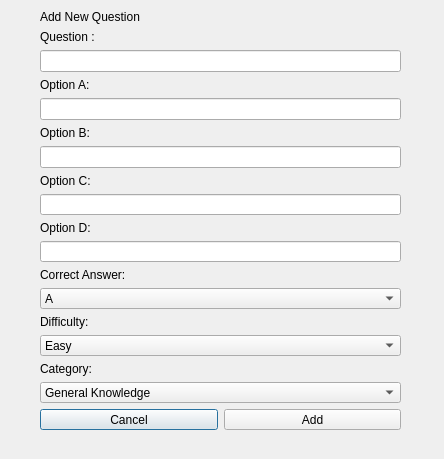
<?xml version="1.0" encoding="UTF-8"?>
<ui version="4.0">
 <class>AddQuestionDialog</class>
 <widget class="QDialog" name="AddQuestionDialog">
  <property name="geometry">
   <rect>
    <x>0</x>
    <y>0</y>
    <width>444</width>
    <height>459</height>
   </rect>
  </property>
  <property name="windowTitle">
   <string>Dialog</string>
  </property>
  <widget class="QWidget" name="layoutWidget">
   <property name="geometry">
    <rect>
     <x>40</x>
     <y>10</y>
     <width>361</width>
     <height>421</height>
    </rect>
   </property>
   <layout class="QVBoxLayout" name="verticalLayout">
    <item>
     <widget class="QLabel" name="labelTitle">
      <property name="text">
       <string>Add New Question</string>
      </property>
     </widget>
    </item>
    <item>
     <widget class="QLabel" name="label">
      <property name="text">
       <string>Question : </string>
      </property>
     </widget>
    </item>
    <item>
     <widget class="QLineEdit" name="lineEditQuestion"/>
    </item>
    <item>
     <widget class="QLabel" name="label_2">
      <property name="text">
       <string>Option A:</string>
      </property>
     </widget>
    </item>
    <item>
     <widget class="QLineEdit" name="lineEditOptionA"/>
    </item>
    <item>
     <widget class="QLabel" name="label_3">
      <property name="text">
       <string>Option B:</string>
      </property>
     </widget>
    </item>
    <item>
     <widget class="QLineEdit" name="lineEditOptionB"/>
    </item>
    <item>
     <widget class="QLabel" name="label_4">
      <property name="text">
       <string>Option C:</string>
      </property>
     </widget>
    </item>
    <item>
     <widget class="QLineEdit" name="lineEditOptionC"/>
    </item>
    <item>
     <widget class="QLabel" name="label_5">
      <property name="text">
       <string>Option D:</string>
      </property>
     </widget>
    </item>
    <item>
     <widget class="QLineEdit" name="lineEditOptionD"/>
    </item>
    <item>
     <widget class="QLabel" name="lajbel_6">
      <property name="text">
       <string>Correct Answer:</string>
      </property>
     </widget>
    </item>
    <item>
     <widget class="QComboBox" name="comboBoxCorrect">
      <property name="toolTip">
       <string>&lt;html&gt;&lt;head/&gt;&lt;body&gt;&lt;p&gt;A&lt;/p&gt;&lt;p&gt;B&lt;/p&gt;&lt;p&gt;C&lt;/p&gt;&lt;p&gt;D&lt;/p&gt;&lt;/body&gt;&lt;/html&gt;</string>
      </property>
      <item>
       <property name="text">
        <string>A</string>
       </property>
      </item>
      <item>
       <property name="text">
        <string>B</string>
       </property>
      </item>
      <item>
       <property name="text">
        <string>C</string>
       </property>
      </item>
      <item>
       <property name="text">
        <string>D</string>
       </property>
      </item>
     </widget>
    </item>
    <item>
     <widget class="QLabel" name="label_7">
      <property name="text">
       <string>Difficulty: </string>
      </property>
     </widget>
    </item>
    <item>
     <widget class="QComboBox" name="comboBoxDifficulty">
      <item>
       <property name="text">
        <string>Easy</string>
       </property>
      </item>
      <item>
       <property name="text">
        <string>Medium</string>
       </property>
      </item>
      <item>
       <property name="text">
        <string>Hard</string>
       </property>
      </item>
     </widget>
    </item>
    <item>
     <widget class="QLabel" name="label_6">
      <property name="text">
       <string>Category:</string>
      </property>
     </widget>
    </item>
    <item>
     <widget class="QComboBox" name="comboBoxCategory">
      <item>
       <property name="text">
        <string>General Knowledge</string>
       </property>
      </item>
      <item>
       <property name="text">
        <string>Football</string>
       </property>
      </item>
      <item>
       <property name="text">
        <string>Islamic</string>
       </property>
      </item>
      <item>
       <property name="text">
        <string>Geography</string>
       </property>
      </item>
      <item>
       <property name="text">
        <string>Science</string>
       </property>
      </item>
      <item>
       <property name="text">
        <string>Literature</string>
       </property>
      </item>
      <item>
       <property name="text">
        <string>Math</string>
       </property>
      </item>
      <item>
       <property name="text">
        <string>History</string>
       </property>
      </item>
      <item>
       <property name="text">
        <string>Programming</string>
       </property>
      </item>
     </widget>
    </item>
    <item>
     <layout class="QHBoxLayout" name="horizontalLayout">
      <item>
       <widget class="QPushButton" name="pushButtonCancel">
        <property name="text">
         <string>Cancel</string>
        </property>
       </widget>
      </item>
      <item>
       <widget class="QPushButton" name="pushButtonAdd">
        <property name="text">
         <string>Add</string>
        </property>
       </widget>
      </item>
     </layout>
    </item>
   </layout>
  </widget>
 </widget>
 <resources/>
 <connections/>
</ui>
